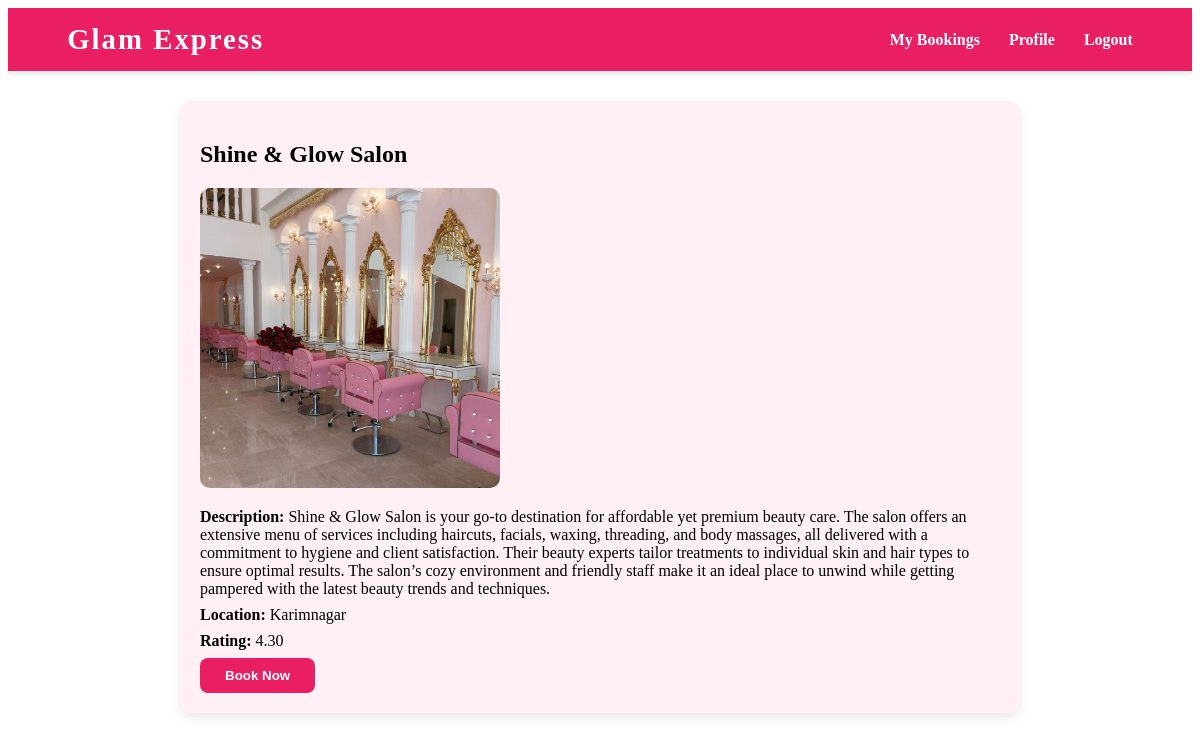
The page /parlour/7/ (signed in) on the database its author committed.
### service_app/models.py (models this page shows, shortened)
class Parlour(models.Model):
    parlour_name = models.CharField(max_length=255)
    description = models.TextField()
    location = models.CharField(max_length=255)
    rating = models.DecimalField(max_digits=3, decimal_places=2)
    image = models.ImageField(upload_to='parlour_images/')
    services = models.ManyToManyField('Service', related_name='parlours')  # NEW

### service_app/views.py (the view)
# urls.py: path('parlour/<int:pk>/', views.parlour_detail, name='parlour_detail'),
@login_required(login_url='login')
def parlour_detail(request, pk):
    parlour = get_object_or_404(Parlour, pk=pk)
    services = Service.objects.all()
    return render(request, 'service_app/details.html', {'parlour': parlour,'services': services})

### templates/service_app/details.html (shortened to what this page needs)
{% extends 'service_app/base.html' %}
{% load static %}
{% block content %}
<link rel="stylesheet" href="{% static 'css/detailspage.css' %}" />
<div class="parlour-container">
  <h2>{{ parlour.parlour_name }}</h2>
  <img class="parlour-image" src="{{ parlour.image.url }}" alt="Image" />
  <div class="parlour-details">
    <p><strong>Description:</strong> {{ parlour.description }}</p>
    <p><strong>Location:</strong> {{ parlour.location }}</p>
    <p><strong>Rating:</strong> {{ parlour.rating }}</p>
  </div>
  <button class="book-now-btn" onclick="openBookingModal()">Book Now</button>
</div>
{% endblock %}

### static/css/detailspage.css (style rules this page uses)
.parlour-container { max-width: 800px; margin: 30px auto; padding: 20px; background-color: #fff0f6; border-radius: 12px; box-shadow: 0 4px 12px rgba(0, 0, 0, 0.1); }
.parlour-image { width: 100%; max-width: 300px; display: block; margin-bottom: 20px; border-radius: 10px; }
.parlour-details p { font-size: 1rem; margin: 8px 0; }
.book-now-btn { background-color: #e91e63; color: white; padding: 10px 25px; border: none; border-radius: 8px; font-weight: bold; cursor: pointer; transition: background-color 0.3s ease; }

### rows shown on the page
Parlour: parlour_name "Shine & Glow Salon", image (picture), description "Shine & Glow Salon is your go-to destination for affordable yet premium beauty care. The salon offers an extensive menu of services including haircuts, facials, waxing, threading, and body massages, all delivered with a commitment to hygiene and client satisfaction. Their beauty experts tailor treatments to individual skin and hair types to ensure optimal results. The salon’s cozy environment and friendly staff make it an ideal place to unwind while getting pampered with the latest beauty trends and techniques.", location "Karimnagar", rating "4.30"
